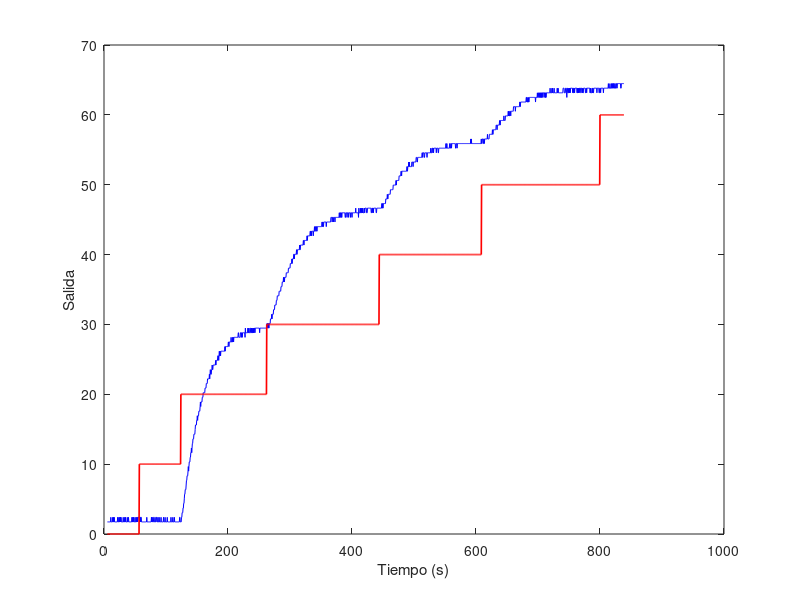

The MATLAB script that drew this image: (Note: this script raises an error after producing the figure.)
clc
clear
close all

%% Datos

% Cargar datos desde un archivo Excel
loadedData = load('Datos6.txt');

% Definicion / asignacion de cada columna
tiempo = loadedData(:, 1)'; % 1st Columna (tiempo t) 
salida = loadedData(:, 2)'; % 2nd Columna (salida y(k)) 
entrada = loadedData(:, 3)'; % 3rd Columna (entrada u(k))

figure(1)
plot(tiempo, salida, 'b')
hold on
plot(tiempo, entrada, 'r', 'LineWidth', 1.2)
xlabel('Tiempo (s)')
ylabel('Salida')
hold off

% Separar indices
i1 = 238;
i1end = 514;
i2 = i1end+1;
i2end = 877;
i3 = i2end+1;
i3end = 1207;
i4 = i3end+1;
i4end = 1589;

% Separo tiempo
tiempo1 = tiempo(i1:i1end);
tiempo2 = tiempo(i2:i2end);
tiempo3 = tiempo(i3:i3end);
tiempo4 = tiempo(i4:i4end);

% Separo escalones
escalon1 = entrada(i1:i1end);
escalon2 = entrada(i2:i2end);
escalon3 = entrada(i3:i3end);
escalon4 = entrada(i4:i4end);

% Salidas esperadas
salida1 = salida(i1:i1end);
salida2 = salida(i2:i2end);
salida3 = salida(i3:i3end);
salida4 = salida(i4:i4end);

%% Modelo: escalon 1

entrada_escalon = 10;
K = (salida1(end) - salida1(1)) / entrada_escalon;

% Estimar Tiempo muerto theta (L)
idx_inicio = find(salida1 > salida1(1) + 0.02*(salida1(end)-salida1(1)), 1);
L = tiempo1(idx_inicio) - tiempo1(1);

% Estimar Constante de Tiempo T
% Aproximación: tiempo donde la salida alcanza el 63.2% de su valor final
Y63 = salida1(1) + 0.632*(salida1(end) - salida1(1));
idx_T = find(salida1 >= Y63, 1);
T = tiempo1(idx_T) - tiempo1(idx_inicio);

sys = tf(K, [T 1], 'InputDelay', L);

entrada_1 = entrada_escalon * ones(size(tiempo1));
[respuesta_modelo, ~] = lsim(sys, entrada_1, tiempo1);

figure(2)
plot(tiempo1, escalon1, 'r')
hold on
plot(tiempo1, salida1, 'b','LineWidth', 1.6)
plot(tiempo1, respuesta_modelo, 'g', 'LineWidth', 1.2);
hold off
